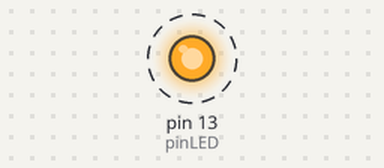
This sketch was run on a simulated Arduino Uno, built with avr-gcc and run on an emulated ATmega328P. Shown: output pins drawn as LEDs (lit = HIGH). Dashed ring = blinking.

Above: at 0.5 s.
Timing chart, 0 to 4.6 s (numbered marks = the images above):
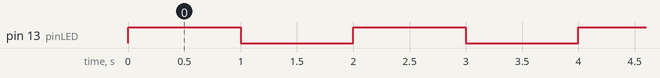

The sketch:

2026-01-17_Arduino_With_Sublime.ino
```cpp
const int pinLED= 13;    //asignar variable led como 13

void setup()
{
  pinMode(pinLED, OUTPUT);     //definir pin 13 como salida
}

void loop() {
  digitalWrite(pinLED, HIGH);   // encender LED
  delay(1000);                  // esperar un segundo
  digitalWrite(pinLED, LOW);    // apagar LED
  delay(1000);                  // esperar un segundo
}
```

Measured:
- by itself, pin 13 (pinLED): alternates HIGH for 1.0 s and LOW for 1.0 s
